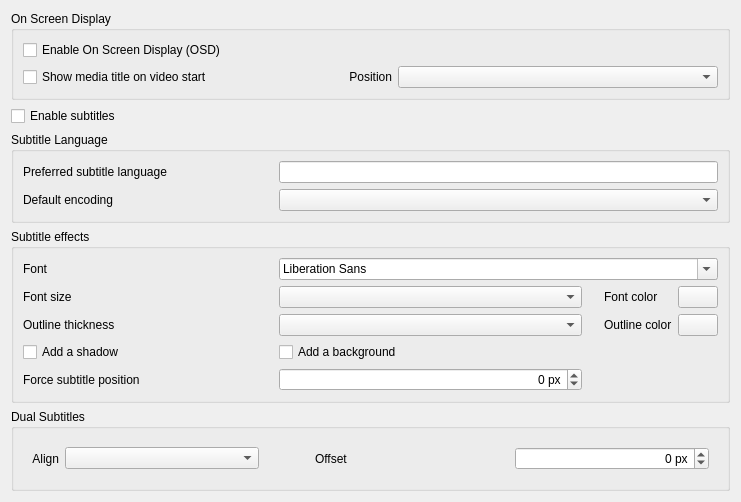
<?xml version="1.0" encoding="UTF-8"?>
<ui version="4.0">
 <author>Jean-Baptiste Kempf</author>
 <class>SPrefsSubtitles</class>
 <widget class="QWidget" name="SPrefsSubtitles">
  <property name="geometry">
   <rect>
    <x>0</x>
    <y>0</y>
    <width>741</width>
    <height>416</height>
   </rect>
  </property>
  <property name="windowTitle">
   <string>Form</string>
  </property>
  <layout class="QVBoxLayout" name="mainLayout">
   <item>
    <widget class="QGroupBox" name="groupBox_3">
     <property name="title">
      <string>On Screen Display</string>
     </property>
     <layout class="QGridLayout" name="gridLayout">
      <item row="0" column="0">
       <widget class="QCheckBox" name="OSDBox">
        <property name="text">
         <string>Enable On Screen Display (OSD)</string>
        </property>
       </widget>
      </item>
      <item row="1" column="0">
       <widget class="QCheckBox" name="OSDTitleBox">
        <property name="text">
         <string>Show media title on video start</string>
        </property>
       </widget>
      </item>
      <item row="1" column="2">
       <widget class="QComboBox" name="OSDTitlePos"/>
      </item>
      <item row="1" column="1">
       <widget class="QLabel" name="OSDTitlePosLabel">
        <property name="sizePolicy">
         <sizepolicy hsizetype="Maximum" vsizetype="Preferred">
          <horstretch>0</horstretch>
          <verstretch>0</verstretch>
         </sizepolicy>
        </property>
        <property name="text">
         <string>Position</string>
        </property>
        <property name="alignment">
         <set>Qt::AlignRight|Qt::AlignTrailing|Qt::AlignVCenter</set>
        </property>
        <property name="buddy">
         <cstring>OSDTitlePos</cstring>
        </property>
       </widget>
      </item>
     </layout>
    </widget>
   </item>
   <item>
    <widget class="QCheckBox" name="spuActiveBox">
     <property name="text">
      <string>Enable subtitles</string>
     </property>
    </widget>
   </item>
   <item>
    <widget class="QWidget" name="spuZone" native="true">
     <layout class="QVBoxLayout" name="spuZoneLayout">
      <property name="leftMargin">
       <number>0</number>
      </property>
      <property name="topMargin">
       <number>0</number>
      </property>
      <property name="rightMargin">
       <number>0</number>
      </property>
      <property name="bottomMargin">
       <number>0</number>
      </property>
      <item>
       <widget class="QGroupBox" name="groupBox_2">
        <property name="sizePolicy">
         <sizepolicy hsizetype="Preferred" vsizetype="Preferred">
          <horstretch>0</horstretch>
          <verstretch>0</verstretch>
         </sizepolicy>
        </property>
        <property name="title">
         <string>Subtitle Language</string>
        </property>
        <layout class="QGridLayout">
         <item row="0" column="0">
          <widget class="QLabel" name="subLangLabel">
           <property name="minimumSize">
            <size>
             <width>250</width>
             <height>0</height>
            </size>
           </property>
           <property name="text">
            <string>Preferred subtitle language</string>
           </property>
           <property name="buddy">
            <cstring>preferredLanguage</cstring>
           </property>
          </widget>
         </item>
         <item row="1" column="1">
          <widget class="QComboBox" name="encoding">
           <property name="maxVisibleItems">
            <number>12</number>
           </property>
          </widget>
         </item>
         <item row="0" column="1">
          <widget class="QLineEdit" name="preferredLanguage"/>
         </item>
         <item row="1" column="0">
          <widget class="QLabel" name="encodLabel">
           <property name="minimumSize">
            <size>
             <width>250</width>
             <height>0</height>
            </size>
           </property>
           <property name="text">
            <string>Default encoding</string>
           </property>
           <property name="buddy">
            <cstring>encoding</cstring>
           </property>
          </widget>
         </item>
        </layout>
       </widget>
      </item>
      <item>
       <widget class="QGroupBox" name="groupBox">
        <property name="title">
         <string>Subtitle effects</string>
        </property>
        <layout class="QGridLayout" name="gridLayout_2">
         <item row="0" column="0">
          <widget class="QLabel" name="fontLabel">
           <property name="minimumSize">
            <size>
             <width>250</width>
             <height>0</height>
            </size>
           </property>
           <property name="text">
            <string>Font</string>
           </property>
           <property name="buddy">
            <cstring>font</cstring>
           </property>
          </widget>
         </item>
         <item row="1" column="0">
          <widget class="QLabel" name="fontSizeLabel">
           <property name="minimumSize">
            <size>
             <width>250</width>
             <height>0</height>
            </size>
           </property>
           <property name="text">
            <string>Font size</string>
           </property>
           <property name="buddy">
            <cstring>fontSize</cstring>
           </property>
          </widget>
         </item>
         <item row="1" column="1">
          <widget class="QComboBox" name="fontSize">
           <property name="sizePolicy">
            <sizepolicy hsizetype="Expanding" vsizetype="Fixed">
             <horstretch>0</horstretch>
             <verstretch>0</verstretch>
            </sizepolicy>
           </property>
          </widget>
         </item>
         <item row="1" column="2">
          <spacer name="fontSizeSpacer">
           <property name="orientation">
            <enum>Qt::Horizontal</enum>
           </property>
           <property name="sizeType">
            <enum>QSizePolicy::Preferred</enum>
           </property>
           <property name="sizeHint" stdset="0">
            <size>
             <width>10</width>
             <height>20</height>
            </size>
           </property>
          </spacer>
         </item>
         <item row="1" column="3">
          <widget class="QLabel" name="fontColorLabel">
           <property name="text">
            <string>Font color</string>
           </property>
           <property name="buddy">
            <cstring>fontColor</cstring>
           </property>
          </widget>
         </item>
         <item row="1" column="4">
          <widget class="QPushButton" name="fontColor"/>
         </item>
         <item row="2" column="0">
          <widget class="QLabel" name="fontEffectLabel">
           <property name="minimumSize">
            <size>
             <width>250</width>
             <height>0</height>
            </size>
           </property>
           <property name="text">
            <string>Outline thickness</string>
           </property>
           <property name="buddy">
            <cstring>effect</cstring>
           </property>
          </widget>
         </item>
         <item row="2" column="1">
          <widget class="QComboBox" name="effect">
           <property name="sizePolicy">
            <sizepolicy hsizetype="Expanding" vsizetype="Fixed">
             <horstretch>0</horstretch>
             <verstretch>0</verstretch>
            </sizepolicy>
           </property>
          </widget>
         </item>
         <item row="2" column="3">
          <widget class="QLabel" name="outlineColorLabel">
           <property name="text">
            <string>Outline color</string>
           </property>
           <property name="buddy">
            <cstring>outlineColor</cstring>
           </property>
          </widget>
         </item>
         <item row="2" column="4">
          <widget class="QPushButton" name="outlineColor"/>
         </item>
         <item row="3" column="0">
          <widget class="QCheckBox" name="shadowCheck">
           <property name="text">
            <string>Add a shadow</string>
           </property>
          </widget>
         </item>
         <item row="4" column="0">
          <widget class="QLabel" name="subsPosLabel">
           <property name="minimumSize">
            <size>
             <width>250</width>
             <height>0</height>
            </size>
           </property>
           <property name="text">
            <string>Force subtitle position</string>
           </property>
           <property name="buddy">
            <cstring>subsPosition</cstring>
           </property>
          </widget>
         </item>
         <item row="4" column="1">
          <widget class="QSpinBox" name="subsPosition">
           <property name="maximumSize">
            <size>
             <width>16777215</width>
             <height>16777215</height>
            </size>
           </property>
           <property name="alignment">
            <set>Qt::AlignRight|Qt::AlignTrailing|Qt::AlignVCenter</set>
           </property>
           <property name="suffix">
            <string> px</string>
           </property>
           <property name="minimum">
            <number>-1024</number>
           </property>
           <property name="maximum">
            <number>1024</number>
           </property>
          </widget>
         </item>
         <item row="0" column="1" colspan="4">
          <widget class="QFontComboBox" name="font"/>
         </item>
         <item row="3" column="1">
          <widget class="QCheckBox" name="backgroundCheck">
           <property name="text">
            <string>Add a background</string>
           </property>
          </widget>
         </item>
        </layout>
       </widget>
      </item>
      <item>
       <widget class="QGroupBox" name="groupBox_5">
        <property name="sizePolicy">
         <sizepolicy hsizetype="Preferred" vsizetype="Preferred">
          <horstretch>0</horstretch>
          <verstretch>0</verstretch>
         </sizepolicy>
        </property>
        <property name="title">
         <string>Dual Subtitles</string>
        </property>
        <layout class="QVBoxLayout" name="verticalLayout">
         <item>
          <widget class="QWidget" name="secondarySpuZone" native="true">
           <layout class="QGridLayout">
            <item row="0" column="1">
             <widget class="QComboBox" name="secondarySubsAlignment"/>
            </item>
            <item row="0" column="0">
             <widget class="QLabel" name="secondarySubsAlignmentLabel">
              <property name="sizePolicy">
               <sizepolicy hsizetype="Maximum" vsizetype="Preferred">
                <horstretch>0</horstretch>
                <verstretch>0</verstretch>
               </sizepolicy>
              </property>
              <property name="text">
               <string>Align</string>
              </property>
              <property name="alignment">
               <set>Qt::AlignRight|Qt::AlignTrailing|Qt::AlignVCenter</set>
              </property>
              <property name="buddy">
               <cstring>secondarySubsAlignment</cstring>
              </property>
             </widget>
            </item>
            <item row="0" column="2">
             <spacer name="secondarySubsAlignmentSpacer">
              <property name="orientation">
               <enum>Qt::Horizontal</enum>
              </property>
              <property name="sizeType">
               <enum>QSizePolicy::Preferred</enum>
              </property>
              <property name="sizeHint" stdset="0">
               <size>
                <width>50</width>
                <height>20</height>
               </size>
              </property>
             </spacer>
            </item>
            <item row="0" column="3">
             <widget class="QLabel" name="secondarySubsPosLabel">
              <property name="text">
               <string>Offset</string>
              </property>
              <property name="buddy">
               <cstring>secondarySubsPosition</cstring>
              </property>
             </widget>
            </item>
            <item row="0" column="4">
             <widget class="QSpinBox" name="secondarySubsPosition">
              <property name="maximumSize">
               <size>
                <width>16777215</width>
                <height>16777215</height>
               </size>
              </property>
              <property name="alignment">
               <set>Qt::AlignRight|Qt::AlignTrailing|Qt::AlignVCenter</set>
              </property>
              <property name="suffix">
               <string> px</string>
              </property>
              <property name="minimum">
               <number>-1024</number>
              </property>
              <property name="maximum">
               <number>1024</number>
              </property>
             </widget>
            </item>
           </layout>
          </widget>
         </item>
        </layout>
       </widget>
      </item>
     </layout>
    </widget>
   </item>
   <item>
    <spacer name="verticalSpacer">
     <property name="orientation">
      <enum>Qt::Vertical</enum>
     </property>
     <property name="sizeHint" stdset="0">
      <size>
       <width>20</width>
       <height>40</height>
      </size>
     </property>
    </spacer>
   </item>
  </layout>
 </widget>
 <tabstops>
  <tabstop>OSDBox</tabstop>
  <tabstop>OSDTitleBox</tabstop>
  <tabstop>OSDTitlePos</tabstop>
  <tabstop>spuActiveBox</tabstop>
  <tabstop>preferredLanguage</tabstop>
  <tabstop>encoding</tabstop>
  <tabstop>font</tabstop>
  <tabstop>fontSize</tabstop>
  <tabstop>fontColor</tabstop>
  <tabstop>effect</tabstop>
  <tabstop>outlineColor</tabstop>
  <tabstop>shadowCheck</tabstop>
  <tabstop>backgroundCheck</tabstop>
  <tabstop>subsPosition</tabstop>
 </tabstops>
 <resources/>
 <connections/>
</ui>
